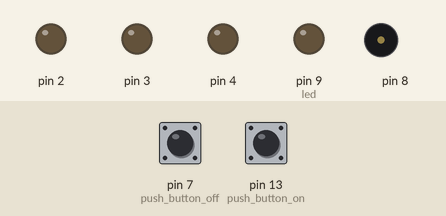
Recording of a sketch running on a simulated Arduino Uno, built with avr-gcc and run on an emulated ATmega328P. On the bench: output pins drawn as LEDs (lit = HIGH), buzzer (waves = sounding). Inputs (shaded band) come from the test bench; at power-on: pin 13 (push_button_on) LOW, pin 7 (push_button_off) LOW.

Above: at 1.2 s.
1.3 s: pin 13 (push_button_on) pulled HIGH for 0.15 s
At 4.2 s:
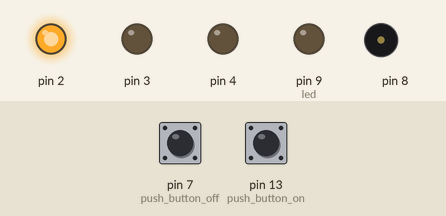
At 6.1 s:
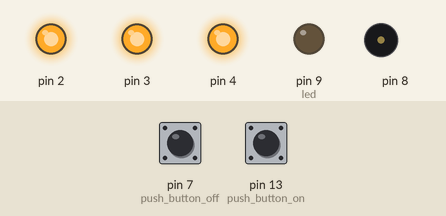
7.3 s: pin 7 (push_button_off) pulled HIGH for 3.2 s
At 14.22 s:
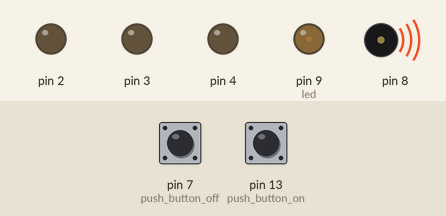
Timing chart, 0 to 20.7 s (numbered marks = the images above; inputs shaded):
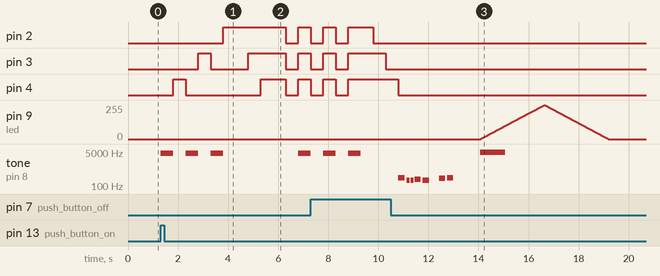

The sketch:

push-button.ino
```cpp
#include "pitches.h"

const int push_button_on = 13;
const int push_button_off = 7;
bool state = false;
int delay_time = 500;
// notes in the melody:
int melody[] = {
  NOTE_C4, NOTE_G3, NOTE_G3, NOTE_A3, NOTE_G3, 0, NOTE_B3, NOTE_C4
};
// note durations: 4 = quarter note, 8 = eighth note, etc.:
int noteDurations[] = {4, 8, 8, 4, 4, 4, 4, 4};

int led = 9;

void setup() {
  //Pin of Led
  for(int i=2; i<=4; i++) { pinMode(i,OUTPUT); }
  //pinMode(led,OUTPUT);
  // Pin of button push
  pinMode(push_button_on,INPUT);
  pinMode(push_button_off,INPUT);
}

void loop() {
  // -----ON-----
  if(digitalRead(push_button_on) == HIGH && !state)
  {
    for(int j=4; j>1; j--)
    {
      tone(8, NOTE_CS8, 500);
      digitalWrite(j+1,LOW);
      delay(delay_time);
      digitalWrite(j,HIGH);
      delay(delay_time);
    }

    for(int i=3; i<5; i++)
    {
      delay(delay_time);
      digitalWrite(i,HIGH);
    }

    delay(1000);
    for(int i=0; i<=2; i++)
    {
      for(int j=4; j>1; j--)
      {
        digitalWrite(j,LOW);
      }
      delay(delay_time);
      for(int j=4; j>1; j--)
      {
        tone(8, NOTE_CS8, 500);
        digitalWrite(j,HIGH);
      }
      delay(delay_time);
    }
    state = true;
  }

  // -----OFF-----
  if (digitalRead(push_button_off) == HIGH && state)
  {
    for(int i=2; i<5; i++)
    {
      delay(delay_time);
      digitalWrite(i,LOW);
    }
    state = false;

    for (int thisNote = 0; thisNote < 8; thisNote++)
    {
      int noteDuration = 1000 / noteDurations[thisNote];
      tone(8, melody[thisNote], noteDuration);
      int pauseBetweenNotes = noteDuration * 1.30;
      delay(pauseBetweenNotes);
      // stop the tone playing:
      noTone(8);
    }

    delay(1000);
    tone(8, NOTE_DS8, 1000);
    //--ON LED 2 volt
    for(int i=0; i<= 255;i++)
    {
      analogWrite(led,i);
      delay(10);
    }
    for(int i=255; i>= 0;i--)
    {
      analogWrite(led,i);
      delay(10);
    }
    delay(1000);
  }
}
```

pitches.h
```cpp
/*************************************************
 * Public Constants
 *************************************************/

#define NOTE_B0  31
#define NOTE_C1  33
#define NOTE_CS1 35
#define NOTE_D1  37
#define NOTE_DS1 39
#define NOTE_E1  41
#define NOTE_F1  44
#define NOTE_FS1 46
#define NOTE_G1  49
#define NOTE_GS1 52
#define NOTE_A1  55
#define NOTE_AS1 58
#define NOTE_B1  62
#define NOTE_C2  65
#define NOTE_CS2 69
#define NOTE_D2  73
#define NOTE_DS2 78
#define NOTE_E2  82
#define NOTE_F2  87
#define NOTE_FS2 93
#define NOTE_G2  98
#define NOTE_GS2 104
#define NOTE_A2  110
#define NOTE_AS2 117
#define NOTE_B2  123
#define NOTE_C3  131
#define NOTE_CS3 139
#define NOTE_D3  147
#define NOTE_DS3 156
#define NOTE_E3  165
#define NOTE_F3  175
#define NOTE_FS3 185
#define NOTE_G3  196
#define NOTE_GS3 208
#define NOTE_A3  220
#define NOTE_AS3 233
#define NOTE_B3  247
#define NOTE_C4  262
#define NOTE_CS4 277
#define NOTE_D4  294
#define NOTE_DS4 311
#define NOTE_E4  330
#define NOTE_F4  349
#define NOTE_FS4 370
#define NOTE_G4  392
#define NOTE_GS4 415
#define NOTE_A4  440
#define NOTE_AS4 466
#define NOTE_B4  494
#define NOTE_C5  523
#define NOTE_CS5 554
#define NOTE_D5  587
#define NOTE_DS5 622
#define NOTE_E5  659
#define NOTE_F5  698
#define NOTE_FS5 740
#define NOTE_G5  784
#define NOTE_GS5 831
#define NOTE_A5  880
#define NOTE_AS5 932
#define NOTE_B5  988
#define NOTE_C6  1047
#define NOTE_CS6 1109
#define NOTE_D6  1175
#define NOTE_DS6 1245
#define NOTE_E6  1319
#define NOTE_F6  1397
#define NOTE_FS6 1480
#define NOTE_G6  1568
#define NOTE_GS6 1661
#define NOTE_A6  1760
#define NOTE_AS6 1865
#define NOTE_B6  1976
#define NOTE_C7  2093
#define NOTE_CS7 2217
#define NOTE_D7  2349
#define NOTE_DS7 2489
#define NOTE_E7  2637
#define NOTE_F7  2794
#define NOTE_FS7 2960
#define NOTE_G7  3136
#define NOTE_GS7 3322
#define NOTE_A7  3520
#define NOTE_AS7 3729
#define NOTE_B7  3951
#define NOTE_C8  4186
#define NOTE_CS8 4435
#define NOTE_D8  4699
#define NOTE_DS8 4978
```

Measured:
- after the input at 1.3 s, pin 2: LOW → HIGH after 2.5 s, → LOW 2.5 s later, → HIGH 0.50 s later; pin 3: goes HIGH 0.50 s, LOW 1.5 s, HIGH 1.5 s, LOW 0.50 s, then HIGH, starting after 1.5 s
- after the input at 7.3 s, pin 9 (led): rises from 0/255 to 255/255 in 2.5 s, then falls to 0/255 in 2.6 s
